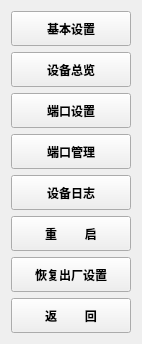
     <widget class="QWidget" name="layoutWidget">
      <property name="geometry">
       <rect>
        <x>20</x>
        <y>30</y>
        <width>122</width>
        <height>324</height>
       </rect>
      </property>
      <layout class="QVBoxLayout" name="verticalLayout_3">
       <item>
        <widget class="QPushButton" name="basic_settings">
         <property name="sizePolicy">
          <sizepolicy hsizetype="Fixed" vsizetype="Fixed">
           <horstretch>0</horstretch>
           <verstretch>0</verstretch>
          </sizepolicy>
         </property>
         <property name="minimumSize">
          <size>
           <width>120</width>
           <height>35</height>
          </size>
         </property>
         <property name="maximumSize">
          <size>
           <width>75</width>
           <height>35</height>
          </size>
         </property>
         <property name="font">
          <font>
           <family>微软雅黑</family>
           <weight>75</weight>
           <bold>true</bold>
          </font>
         </property>
         <property name="text">
          <string>基本设置</string>
         </property>
        </widget>
       </item>
       <item>
        <widget class="QPushButton" name="overview_btn">
         <property name="sizePolicy">
          <sizepolicy hsizetype="Fixed" vsizetype="Fixed">
           <horstretch>0</horstretch>
           <verstretch>0</verstretch>
          </sizepolicy>
         </property>
         <property name="minimumSize">
          <size>
           <width>120</width>
           <height>35</height>
          </size>
         </property>
         <property name="maximumSize">
          <size>
           <width>75</width>
           <height>35</height>
          </size>
         </property>
         <property name="font">
          <font>
           <family>微软雅黑</family>
           <weight>75</weight>
           <bold>true</bold>
          </font>
         </property>
         <property name="text">
          <string>设备总览</string>
         </property>
        </widget>
       </item>
       <item>
        <widget class="QPushButton" name="pushButton_10">
         <property name="sizePolicy">
          <sizepolicy hsizetype="Fixed" vsizetype="Fixed">
           <horstretch>0</horstretch>
           <verstretch>0</verstretch>
          </sizepolicy>
         </property>
         <property name="minimumSize">
          <size>
           <width>120</width>
           <height>35</height>
          </size>
         </property>
         <property name="maximumSize">
          <size>
           <width>75</width>
           <height>35</height>
          </size>
         </property>
         <property name="font">
          <font>
           <family>微软雅黑</family>
           <weight>75</weight>
           <bold>true</bold>
          </font>
         </property>
         <property name="text">
          <string>端口设置</string>
         </property>
        </widget>
       </item>
       <item>
        <widget class="QPushButton" name="pushButton_9">
         <property name="sizePolicy">
          <sizepolicy hsizetype="Fixed" vsizetype="Fixed">
           <horstretch>0</horstretch>
           <verstretch>0</verstretch>
          </sizepolicy>
         </property>
         <property name="minimumSize">
          <size>
           <width>120</width>
           <height>35</height>
          </size>
         </property>
         <property name="maximumSize">
          <size>
           <width>75</width>
           <height>35</height>
          </size>
         </property>
         <property name="font">
          <font>
           <family>微软雅黑</family>
           <weight>75</weight>
           <bold>true</bold>
          </font>
         </property>
         <property name="text">
          <string>端口管理</string>
         </property>
        </widget>
       </item>
       <item>
        <widget class="QPushButton" name="device_manage_btn">
         <property name="sizePolicy">
          <sizepolicy hsizetype="Fixed" vsizetype="Fixed">
           <horstretch>0</horstretch>
           <verstretch>0</verstretch>
          </sizepolicy>
         </property>
         <property name="minimumSize">
          <size>
           <width>120</width>
           <height>35</height>
          </size>
         </property>
         <property name="maximumSize">
          <size>
           <width>75</width>
           <height>35</height>
          </size>
         </property>
         <property name="font">
          <font>
           <family>微软雅黑</family>
           <weight>75</weight>
           <bold>true</bold>
          </font>
         </property>
         <property name="text">
          <string>设备日志</string>
         </property>
        </widget>
       </item>
       <item>
        <widget class="QPushButton" name="restart_btn">
         <property name="sizePolicy">
          <sizepolicy hsizetype="Fixed" vsizetype="Fixed">
           <horstretch>0</horstretch>
           <verstretch>0</verstretch>
          </sizepolicy>
         </property>
         <property name="minimumSize">
          <size>
           <width>120</width>
           <height>35</height>
          </size>
         </property>
         <property name="maximumSize">
          <size>
           <width>75</width>
           <height>35</height>
          </size>
         </property>
         <property name="font">
          <font>
           <family>微软雅黑</family>
           <weight>75</weight>
           <bold>true</bold>
          </font>
         </property>
         <property name="text">
          <string>重         启</string>
         </property>
        </widget>
       </item>
       <item>
        <widget class="QPushButton" name="factory_reset_btn">
         <property name="sizePolicy">
          <sizepolicy hsizetype="Fixed" vsizetype="Fixed">
           <horstretch>0</horstretch>
           <verstretch>0</verstretch>
          </sizepolicy>
         </property>
         <property name="minimumSize">
          <size>
           <width>120</width>
           <height>35</height>
          </size>
         </property>
         <property name="font">
          <font>
           <family>微软雅黑</family>
           <weight>75</weight>
           <bold>true</bold>
          </font>
         </property>
         <property name="layoutDirection">
          <enum>Qt::LeftToRight</enum>
         </property>
         <property name="styleSheet">
          <string notr="true">QPushButton#factory_reset_btn:hover
{
	image: url(:/image/FactorySettings.png);
	color: transparent;
	background-color: #1A3B5F;
}

QPushButton#factory_reset_btn:pressed
{
	image: none;
	color: white;
	background-color: rgba(255,0,0,0.5);
}</string>
         </property>
         <property name="text">
          <string>恢复出厂设置</string>
         </property>
        </widget>
       </item>
       <item>
        <widget class="QPushButton" name="pushButton">
         <property name="sizePolicy">
          <sizepolicy hsizetype="Fixed" vsizetype="Fixed">
           <horstretch>0</horstretch>
           <verstretch>0</verstretch>
          </sizepolicy>
         </property>
         <property name="minimumSize">
          <size>
           <width>120</width>
           <height>35</height>
          </size>
         </property>
         <property name="maximumSize">
          <size>
           <width>75</width>
           <height>35</height>
          </size>
         </property>
         <property name="font">
          <font>
           <family>微软雅黑</family>
           <weight>75</weight>
           <bold>true</bold>
          </font>
         </property>
         <property name="text">
          <string>返         回</string>
         </property>
        </widget>
       </item>
      </layout>
     </widget>
